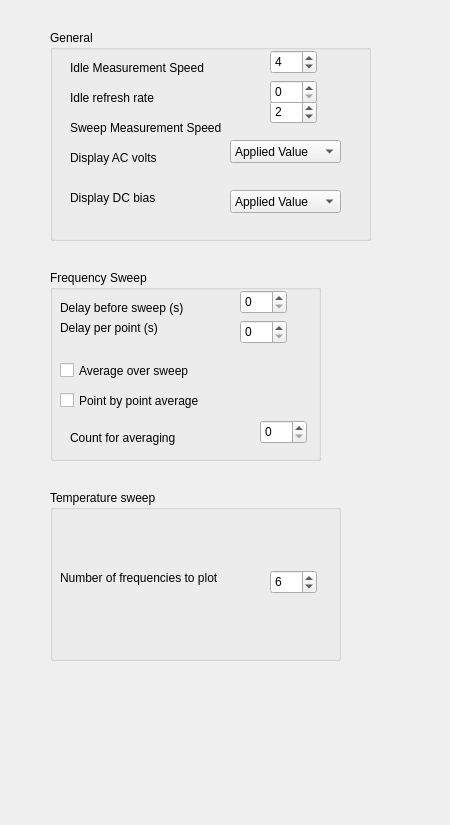
<?xml version="1.0" encoding="UTF-8"?>
<ui version="4.0">
 <class>Form</class>
 <widget class="QWidget" name="Form">
  <property name="geometry">
   <rect>
    <x>0</x>
    <y>0</y>
    <width>450</width>
    <height>825</height>
   </rect>
  </property>
  <property name="windowTitle">
   <string>Form</string>
  </property>
  <widget class="QGroupBox" name="groupBox">
   <property name="geometry">
    <rect>
     <x>50</x>
     <y>270</y>
     <width>271</width>
     <height>191</height>
    </rect>
   </property>
   <property name="title">
    <string>Frequency Sweep</string>
   </property>
   <widget class="QLabel" name="label_2">
    <property name="geometry">
     <rect>
      <x>20</x>
      <y>160</y>
      <width>171</width>
      <height>16</height>
     </rect>
    </property>
    <property name="text">
     <string>Count for averaging</string>
    </property>
   </widget>
   <widget class="QCheckBox" name="checkBox">
    <property name="geometry">
     <rect>
      <x>10</x>
      <y>120</y>
      <width>171</width>
      <height>21</height>
     </rect>
    </property>
    <property name="text">
     <string>Point by point average</string>
    </property>
   </widget>
   <widget class="QSpinBox" name="spinBox_4">
    <property name="geometry">
     <rect>
      <x>210</x>
      <y>150</y>
      <width>47</width>
      <height>24</height>
     </rect>
    </property>
   </widget>
   <widget class="QLabel" name="label_4">
    <property name="geometry">
     <rect>
      <x>10</x>
      <y>50</y>
      <width>111</width>
      <height>16</height>
     </rect>
    </property>
    <property name="text">
     <string>Delay per point (s)</string>
    </property>
   </widget>
   <widget class="QSpinBox" name="spinBox_5">
    <property name="geometry">
     <rect>
      <x>190</x>
      <y>50</y>
      <width>47</width>
      <height>24</height>
     </rect>
    </property>
    <property name="maximum">
     <number>30</number>
    </property>
   </widget>
   <widget class="QLabel" name="label_5">
    <property name="geometry">
     <rect>
      <x>10</x>
      <y>30</y>
      <width>151</width>
      <height>16</height>
     </rect>
    </property>
    <property name="text">
     <string>Delay before sweep (s)</string>
    </property>
   </widget>
   <widget class="QSpinBox" name="spinBox_6">
    <property name="geometry">
     <rect>
      <x>190</x>
      <y>20</y>
      <width>47</width>
      <height>24</height>
     </rect>
    </property>
    <property name="maximum">
     <number>30</number>
    </property>
   </widget>
   <widget class="QCheckBox" name="checkBox_2">
    <property name="geometry">
     <rect>
      <x>10</x>
      <y>90</y>
      <width>171</width>
      <height>21</height>
     </rect>
    </property>
    <property name="text">
     <string>Average over sweep</string>
    </property>
   </widget>
  </widget>
  <widget class="QGroupBox" name="groupBox_2">
   <property name="geometry">
    <rect>
     <x>50</x>
     <y>490</y>
     <width>291</width>
     <height>171</height>
    </rect>
   </property>
   <property name="title">
    <string>Temperature sweep</string>
   </property>
   <widget class="QSpinBox" name="spinBox_3">
    <property name="geometry">
     <rect>
      <x>220</x>
      <y>80</y>
      <width>47</width>
      <height>24</height>
     </rect>
    </property>
    <property name="minimum">
     <number>1</number>
    </property>
    <property name="value">
     <number>6</number>
    </property>
   </widget>
   <widget class="QLabel" name="label_6">
    <property name="geometry">
     <rect>
      <x>10</x>
      <y>80</y>
      <width>201</width>
      <height>16</height>
     </rect>
    </property>
    <property name="text">
     <string>Number of frequencies to plot</string>
    </property>
   </widget>
  </widget>
  <widget class="QGroupBox" name="groupBox_3">
   <property name="geometry">
    <rect>
     <x>50</x>
     <y>30</y>
     <width>321</width>
     <height>211</height>
    </rect>
   </property>
   <property name="title">
    <string>General</string>
   </property>
   <widget class="QSpinBox" name="spinBox_2">
    <property name="geometry">
     <rect>
      <x>220</x>
      <y>70</y>
      <width>47</width>
      <height>24</height>
     </rect>
    </property>
    <property name="minimum">
     <number>1</number>
    </property>
    <property name="maximum">
     <number>5</number>
    </property>
    <property name="value">
     <number>2</number>
    </property>
   </widget>
   <widget class="QLabel" name="label_3">
    <property name="geometry">
     <rect>
      <x>20</x>
      <y>90</y>
      <width>181</width>
      <height>16</height>
     </rect>
    </property>
    <property name="text">
     <string>Sweep Measurement Speed</string>
    </property>
   </widget>
   <widget class="QLabel" name="label">
    <property name="geometry">
     <rect>
      <x>20</x>
      <y>30</y>
      <width>161</width>
      <height>16</height>
     </rect>
    </property>
    <property name="text">
     <string>Idle Measurement Speed</string>
    </property>
   </widget>
   <widget class="QSpinBox" name="spinBox">
    <property name="geometry">
     <rect>
      <x>220</x>
      <y>20</y>
      <width>47</width>
      <height>24</height>
     </rect>
    </property>
    <property name="minimum">
     <number>1</number>
    </property>
    <property name="maximum">
     <number>5</number>
    </property>
    <property name="value">
     <number>4</number>
    </property>
   </widget>
   <widget class="QLabel" name="label_7">
    <property name="geometry">
     <rect>
      <x>20</x>
      <y>120</y>
      <width>121</width>
      <height>16</height>
     </rect>
    </property>
    <property name="text">
     <string>Display AC volts</string>
    </property>
   </widget>
   <widget class="QComboBox" name="comboBox">
    <property name="geometry">
     <rect>
      <x>180</x>
      <y>110</y>
      <width>111</width>
      <height>23</height>
     </rect>
    </property>
    <item>
     <property name="text">
      <string>Applied Value</string>
     </property>
    </item>
    <item>
     <property name="text">
      <string>Monitored Value</string>
     </property>
    </item>
   </widget>
   <widget class="QLabel" name="label_8">
    <property name="geometry">
     <rect>
      <x>20</x>
      <y>160</y>
      <width>121</width>
      <height>16</height>
     </rect>
    </property>
    <property name="text">
     <string>Display DC bias</string>
    </property>
   </widget>
   <widget class="QComboBox" name="comboBox_2">
    <property name="geometry">
     <rect>
      <x>180</x>
      <y>160</y>
      <width>111</width>
      <height>23</height>
     </rect>
    </property>
    <item>
     <property name="text">
      <string>Applied Value</string>
     </property>
    </item>
    <item>
     <property name="text">
      <string>Monitored Value</string>
     </property>
    </item>
   </widget>
   <widget class="QLabel" name="label_9">
    <property name="geometry">
     <rect>
      <x>20</x>
      <y>60</y>
      <width>111</width>
      <height>16</height>
     </rect>
    </property>
    <property name="text">
     <string>Idle refresh rate</string>
    </property>
   </widget>
   <widget class="QSpinBox" name="spinBox_7">
    <property name="geometry">
     <rect>
      <x>220</x>
      <y>50</y>
      <width>47</width>
      <height>24</height>
     </rect>
    </property>
   </widget>
  </widget>
 </widget>
 <resources/>
 <connections/>
</ui>
